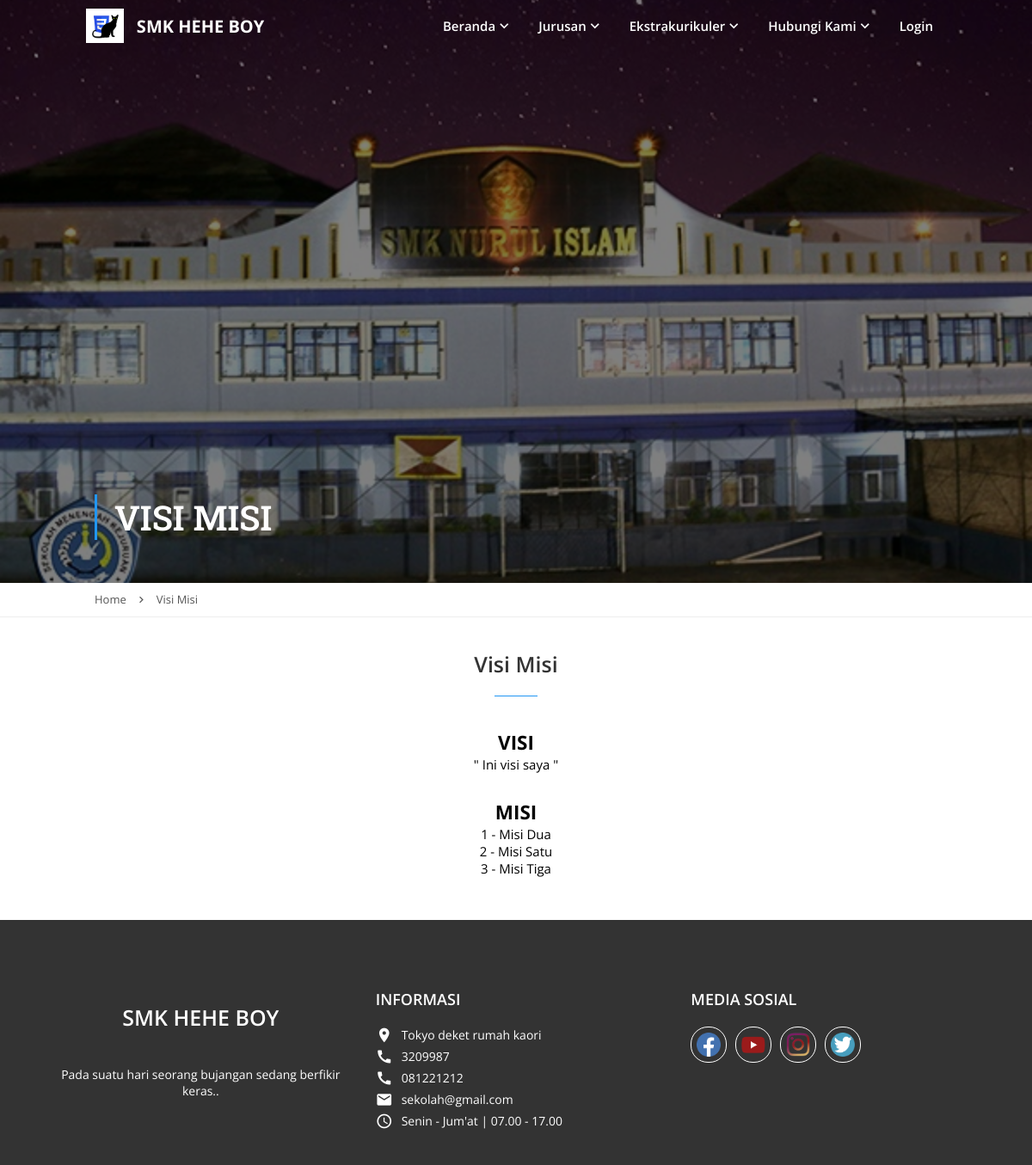
/index.php/vm/show, run on the app's committed database.
### tables this page shows
CREATE TABLE `profile` (
  `id` bigint(20) UNSIGNED NOT NULL,
  `logo` varchar(255) NOT NULL,
  `name` varchar(255) NOT NULL,
  `address` text NOT NULL,
  `phone` varchar(255) NOT NULL,
  `wa` varchar(255) NOT NULL,
  `email` varchar(255) NOT NULL,
  `schedule` varchar(255) NOT NULL,
  `facebook` varchar(255) NOT NULL,
  `youtube` varchar(255) NOT NULL,
  `instagram` varchar(255) NOT NULL,
  `twitter` varchar(255) NOT NULL,
  `text` text NOT NULL,
  `created_at` timestamp NULL DEFAULT NULL,
  `updated_at` timestamp NULL DEFAULT NULL
);

CREATE TABLE `vm` (
  `id` bigint(20) UNSIGNED NOT NULL,
  `type` varchar(255) NOT NULL,
  `value` varchar(255) NOT NULL,
  `created_at` timestamp NULL DEFAULT NULL,
  `updated_at` timestamp NULL DEFAULT NULL
);

### application/controllers/Vm.php (called while the page is built, shortened)
<?php
class Vm extends CI_Controller {
    public function show() {
		$datas = $this->db->get('vm')->result();
		$visi = [];
		$misi = [];
		foreach($datas as $data) {
			if ($data->type == 'visi') {
				array_push($visi, $data);
			} else {
				array_push($misi, $data);
			}
		}
		if (count($datas) == 0) {
			echo "halaman tidak ditemukan, silahkan tambahkan visi misi di admin.";
			return;
		} else {
			$this->load->view('pages/layout', [
				'title' => 'Visi Misi',
				'page' => 'vm/show',
				'visi' => $visi,
				'misi' => $misi,
				'majors' => $this->dataMajor(),
				'profile' => $this->dataProfile(),
				'extras' => $this->dataExtra()
			]);
		}
	}
	private function dataExtra() {
		$result = $this->db->get('extra');
		return $result->result();
	}
	private function dataMajor() {
		$result = $this->db->get('major');
		return $result->result();
	}
	private function dataProfile() {
		$result = $this->db->get('profile');
		if (count($result->result()) != 0) {
			$output = $result->result()[0];
			$output->facebook = !preg_match('/http/', $output->facebook) ? 'https://'.$output->facebook : $output->facebook;
			$output->youtube = !preg_match('/http/', $output->youtube) ? 'https://'.$output->youtube : $output->youtube;
			$output->instagram = !preg_match('/http/', $output->instagram) ? 'https://'.$output->instagram : $output->instagram;
			$output->twitter = !preg_match('/http/', $output->twitter) ? 'https://'.$output->twitter : $output->twitter;
			return $output;
		} else {
			return [];
		}
	}
}

### index.php (called while the page is built, shortened)
<?php
require_once BASEPATH.'core/CodeIgniter.php';

### application/views/pages/vm/show.php (the view)
<div style="margin-bottom: 30px; text-align: center">
    <h2>VISI</h2>
    <?php foreach($visi as $item) : ?>
        <span>" <?= $item->value ?> "</span>
    <?php endforeach; ?>
</div>
<div style="margin-bottom: 20px; text-align: center">
    <h2>MISI</h2>
    <?php foreach($misi as $i => $item) : ?>
        <div><?= $i+1 ?> - <?= $item->value ?></div>
    <?php endforeach; ?>
</div>

### application/views/nav.php (shortened to what this page needs)
<div class="nav">
  <div class="nav-logo">
    <a class="nav-home" href="<?= base_url('/') ?>">
      <img src="<?= base_url('img/profile/logo.png') ?>" draggable="false" />
      <div class="nav-school-name"><?= $profile->name ?? 'UNKNOWN' ?></div>
    </a>
  </div>
  <div class="nav-menus">
    <div class="nav-menu" href="#">
      <span class="nav-caption" data-sub="1">
        <span>Beranda</span>
        <i class="material-icons">keyboard_arrow_down</i>
      </span>
    </div>
    <div class="nav-menu" href="#">
      <span class="nav-caption" data-sub="2">
        <span>Jurusan</span>
        <i class="material-icons">keyboard_arrow_down</i>
      </span>
    </div>
    <div class="nav-menu" href="#">
      <span class="nav-caption" data-sub="3">
        <span>Ekstrakurikuler</span>
        <i class="material-icons">keyboard_arrow_down</i>
      </span>
    </div>
    <div class="nav-menu" href="#">
      <span class="nav-caption" data-sub="4">
        <span>Hubungi&nbsp;Kami</span>
        <i class="material-icons">keyboard_arrow_down</i>
      </span>
    </div>
    <a class="nav-menu" href="<?= base_url('login') ?>">
      <span class="nav-caption" data-sub="6">Login</span>
    </a>
  </div>
</div>

### application/views/footer.php
<footer id="footer">
  <div class="footer-col">
    <div class="footer-title-prime"><?= $profile->name ?? 'UNKNOWN' ?></div>
    <div class="footer-text"><?= $profile->text ?? 'belum ada profile sekolah, silahkan tambahkan di admin.' ?></div>
  </div>
  <div class="footer-col fi-left">
    <div class="footer-title">INFORMASI</div>
    <div class="footer-item-wrap">
      <div class="footer-item">
        <i class="material-icons">location_on</i>
        <span><?= $profile->address ?? 'tidak diketahui' ?></span>
      </div>
      <div class="footer-item">
        <i class="material-icons">call</i>
        <span><?= $profile->phone ?? 'tidak diketahui' ?></span>
      </div>
      <div class="footer-item">
        <i class="material-icons">call</i>
        <span><?= $profile->wa ?? 'tidak diketahui' ?></span>
      </div>
      <div class="footer-item">
        <i class="material-icons">email</i>
        <span><?= $profile->email ?? 'tidak diketahui' ?></span>
      </div>
      <div class="footer-item">
        <i class="material-icons">schedule</i>
        <span><?= $profile->schedule ?? 'tidak diketahui' ?></span>
      </div>
    </div>
  </div>
  <div class="footer-col fi-left">
    <div class="footer-title">MEDIA SOSIAL</div>
    <div class="footer-item-wrap">
      <div class="footer-box">
        <a class="footer-medsos" href="<?= $profile->facebook ?>">
          <img src="<?= base_url('img/footer/facebook.png') ?>" draggable="false" />
        </a>
        <a class="footer-medsos" href="<?= $profile->youtube ?>">
          <img src="<?= base_url('img/footer/youtube.png') ?>" draggable="false" />
        </a>
        <a class="footer-medsos" href="<?= $profile->instagram ?>">
          <img src="<?= base_url('img/footer/instagram.png') ?>" draggable="false" />
        </a>
        <a class="footer-medsos" href="<?= $profile->twitter ?>">
          <img src="<?= base_url('img/footer/twitter.png') ?>" draggable="false" />
        </a>
      </div>
    </div>
  </div>
</footer>

### css/home.css (style rules this page uses)
* { margin: 0; font-family: 'Open Sans', sans-serif; }
.nav { position: fixed; width: 100%; height: 60px; top: 0; left: 0; display: grid; grid-template-columns: 250px 1fr; padding: 0 100px; box-sizing: border-box; z-index: 99; transition: 0.3s; }
.nav-logo { height: 60px; }
.nav-home { display: flex; align-items: center; text-decoration: none; height: 100%; }
.nav-logo img { height: 40px; }
.nav-school-name { color: #fff; font-size: 20px; font-weight: bold; margin-left: 15px; }
.nav-menus { display: flex; justify-content: flex-end; align-items: center; }
.nav-menu { position: relative; height: 20px; width: max-content; font-size: 15px; font-weight: 600; color: #fff; text-decoration: none; margin: 0 15px; user-select: none; cursor: pointer; }
.nav-caption { display: flex; align-items: center; }
.nav-caption i { font-size: 20px; }
footer { width: 100%; background: #333; display: grid; grid-template-columns: 1fr 1fr 1fr; color: #fff; padding: 0 50px; box-sizing: border-box; }
.footer-col { display: flex; align-items: center; justify-content: center; flex-direction: column; margin: 80px 20px; box-sizing: border-box; }
.footer-title-prime { font-size: 25px; font-weight: 600; margin-bottom: 20px; text-align: center; }
.footer-text { font-size: 14px; text-align: center; margin-top: 20px; }
.footer-title { font-size: 18px; font-weight: 600; margin-bottom: 20px; }
.footer-item-wrap { height: 100px; }
.footer-item { font-size: 14px; display: flex; align-items: center; margin-bottom: 5px; }
.footer-item i { font-size: 20px; margin-right: 10px; }
.fi-left { align-items: flex-start !important; }
.footer-box { display: flex; justify-content: flex-start; }
.footer-medsos { width: 40px; height: 40px; border-radius: 20px; border: 1px solid #fff; display: flex; justify-content: center; align-items: center; user-select: none; cursor: pointer; transition: 0.3s; margin-right: 10px; }
.footer-medsos img { width: 70%; height: 70%; filter: grayscale(0.5); transition: 0.3s; }

### data on the page
profile: name "SMK HEHE BOY", text "Pada suatu hari seorang bujangan sedang berfikir keras..", address "Tokyo deket rumah kaori", phone "3209987", wa "081221212", email "sekolah@gmail.com", schedule "Senin - Jum'at | 07.00 - 17.00"
vm: value "Ini visi saya"
vm: value "Misi Dua"
vm: value "Misi Satu"
vm: value "Misi Tiga"

### other printed values
$title "VISI MISI"
$title "Visi Misi"
